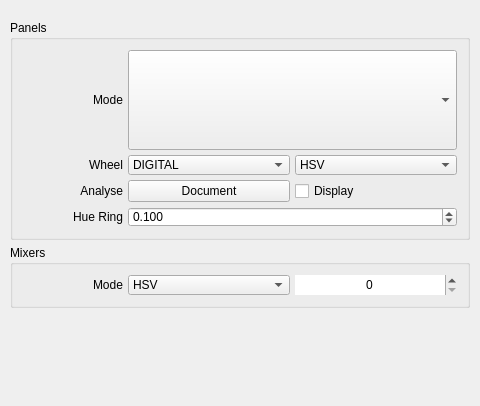
            <widget class="QWidget" name="scroll_area_contents_option">
             <property name="geometry">
              <rect>
               <x>0</x>
               <y>0</y>
               <width>480</width>
               <height>406</height>
              </rect>
             </property>
             <layout class="QVBoxLayout" name="scroll_area_contents_option_layout">
              <property name="spacing">
               <number>5</number>
              </property>
              <property name="leftMargin">
               <number>10</number>
              </property>
              <property name="topMargin">
               <number>20</number>
              </property>
              <property name="rightMargin">
               <number>10</number>
              </property>
              <property name="bottomMargin">
               <number>10</number>
              </property>
              <item>
               <widget class="QGroupBox" name="group_panels">
                <property name="sizePolicy">
                 <sizepolicy hsizetype="Ignored" vsizetype="Fixed">
                  <horstretch>0</horstretch>
                  <verstretch>0</verstretch>
                 </sizepolicy>
                </property>
                <property name="focusPolicy">
                 <enum>Qt::NoFocus</enum>
                </property>
                <property name="title">
                 <string>Panels</string>
                </property>
                <layout class="QGridLayout" name="group_panels_layout">
                 <property name="leftMargin">
                  <number>10</number>
                 </property>
                 <property name="topMargin">
                  <number>10</number>
                 </property>
                 <property name="rightMargin">
                  <number>10</number>
                 </property>
                 <property name="bottomMargin">
                  <number>10</number>
                 </property>
                 <property name="spacing">
                  <number>5</number>
                 </property>
                 <item row="1" column="0">
                  <widget class="QLabel" name="wheel_label">
                   <property name="sizePolicy">
                    <sizepolicy hsizetype="Preferred" vsizetype="Fixed">
                     <horstretch>0</horstretch>
                     <verstretch>0</verstretch>
                    </sizepolicy>
                   </property>
                   <property name="minimumSize">
                    <size>
                     <width>100</width>
                     <height>0</height>
                    </size>
                   </property>
                   <property name="maximumSize">
                    <size>
                     <width>100</width>
                     <height>20</height>
                    </size>
                   </property>
                   <property name="text">
                    <string>Wheel</string>
                   </property>
                   <property name="alignment">
                    <set>Qt::AlignRight|Qt::AlignTrailing|Qt::AlignVCenter</set>
                   </property>
                  </widget>
                 </item>
                 <item row="1" column="1">
                  <widget class="QComboBox" name="wheel_mode">
                   <property name="sizePolicy">
                    <sizepolicy hsizetype="Ignored" vsizetype="Fixed">
                     <horstretch>0</horstretch>
                     <verstretch>0</verstretch>
                    </sizepolicy>
                   </property>
                   <property name="maximumSize">
                    <size>
                     <width>16777215</width>
                     <height>20</height>
                    </size>
                   </property>
                   <item>
                    <property name="text">
                     <string>DIGITAL</string>
                    </property>
                   </item>
                   <item>
                    <property name="text">
                     <string>ANALOG</string>
                    </property>
                   </item>
                  </widget>
                 </item>
                 <item row="1" column="2">
                  <widget class="QComboBox" name="wheel_space">
                   <property name="sizePolicy">
                    <sizepolicy hsizetype="Ignored" vsizetype="Fixed">
                     <horstretch>0</horstretch>
                     <verstretch>0</verstretch>
                    </sizepolicy>
                   </property>
                   <property name="maximumSize">
                    <size>
                     <width>16777215</width>
                     <height>20</height>
                    </size>
                   </property>
                   <item>
                    <property name="text">
                     <string>HSV</string>
                    </property>
                   </item>
                   <item>
                    <property name="text">
                     <string>HSL</string>
                    </property>
                   </item>
                   <item>
                    <property name="text">
                     <string>HCY</string>
                    </property>
                   </item>
                   <item>
                    <property name="text">
                     <string>ARD</string>
                    </property>
                   </item>
                  </widget>
                 </item>
                 <item row="0" column="1" colspan="2">
                  <widget class="QComboBox" name="panel_index">
                   <property name="sizePolicy">
                    <sizepolicy hsizetype="Ignored" vsizetype="Fixed">
                     <horstretch>0</horstretch>
                     <verstretch>0</verstretch>
                    </sizepolicy>
                   </property>
                   <property name="minimumSize">
                    <size>
                     <width>0</width>
                     <height>100</height>
                    </size>
                   </property>
                   <property name="maximumSize">
                    <size>
                     <width>16777215</width>
                     <height>100</height>
                    </size>
                   </property>
                   <property name="focusPolicy">
                    <enum>Qt::WheelFocus</enum>
                   </property>
                   <property name="iconSize">
                    <size>
                     <width>80</width>
                     <height>80</height>
                    </size>
                   </property>
                  </widget>
                 </item>
                 <item row="0" column="0">
                  <widget class="QLabel" name="panel_index_label">
                   <property name="sizePolicy">
                    <sizepolicy hsizetype="Preferred" vsizetype="Fixed">
                     <horstretch>0</horstretch>
                     <verstretch>0</verstretch>
                    </sizepolicy>
                   </property>
                   <property name="minimumSize">
                    <size>
                     <width>100</width>
                     <height>20</height>
                    </size>
                   </property>
                   <property name="maximumSize">
                    <size>
                     <width>100</width>
                     <height>20</height>
                    </size>
                   </property>
                   <property name="focusPolicy">
                    <enum>Qt::NoFocus</enum>
                   </property>
                   <property name="text">
                    <string>Mode</string>
                   </property>
                   <property name="alignment">
                    <set>Qt::AlignRight|Qt::AlignTrailing|Qt::AlignVCenter</set>
                   </property>
                  </widget>
                 </item>
                 <item row="2" column="0">
                  <widget class="QLabel" name="analyse_label">
                   <property name="sizePolicy">
                    <sizepolicy hsizetype="Preferred" vsizetype="Fixed">
                     <horstretch>0</horstretch>
                     <verstretch>0</verstretch>
                    </sizepolicy>
                   </property>
                   <property name="minimumSize">
                    <size>
                     <width>100</width>
                     <height>0</height>
                    </size>
                   </property>
                   <property name="maximumSize">
                    <size>
                     <width>100</width>
                     <height>20</height>
                    </size>
                   </property>
                   <property name="text">
                    <string>Analyse</string>
                   </property>
                   <property name="alignment">
                    <set>Qt::AlignRight|Qt::AlignTrailing|Qt::AlignVCenter</set>
                   </property>
                  </widget>
                 </item>
                 <item row="2" column="2">
                  <widget class="QCheckBox" name="analyse_display">
                   <property name="sizePolicy">
                    <sizepolicy hsizetype="Ignored" vsizetype="Fixed">
                     <horstretch>0</horstretch>
                     <verstretch>0</verstretch>
                    </sizepolicy>
                   </property>
                   <property name="maximumSize">
                    <size>
                     <width>16777215</width>
                     <height>20</height>
                    </size>
                   </property>
                   <property name="focusPolicy">
                    <enum>Qt::NoFocus</enum>
                   </property>
                   <property name="text">
                    <string>Display</string>
                   </property>
                  </widget>
                 </item>
                 <item row="2" column="1">
                  <widget class="QPushButton" name="analyse_document">
                   <property name="focusPolicy">
                    <enum>Qt::NoFocus</enum>
                   </property>
                   <property name="text">
                    <string>Document</string>
                   </property>
                  </widget>
                 </item>
                 <item row="3" column="0">
                  <widget class="QLabel" name="hue_ring_width_label">
                   <property name="sizePolicy">
                    <sizepolicy hsizetype="Preferred" vsizetype="Fixed">
                     <horstretch>0</horstretch>
                     <verstretch>0</verstretch>
                    </sizepolicy>
                   </property>
                   <property name="minimumSize">
                    <size>
                     <width>100</width>
                     <height>0</height>
                    </size>
                   </property>
                   <property name="maximumSize">
                    <size>
                     <width>100</width>
                     <height>20</height>
                    </size>
                   </property>
                   <property name="text">
                    <string>Hue Ring</string>
                   </property>
                   <property name="alignment">
                    <set>Qt::AlignRight|Qt::AlignTrailing|Qt::AlignVCenter</set>
                   </property>
                  </widget>
                 </item>
                 <item row="3" column="1" colspan="2">
                  <widget class="QDoubleSpinBox" name="hue_ring_width">
                   <property name="sizePolicy">
                    <sizepolicy hsizetype="Ignored" vsizetype="Fixed">
                     <horstretch>0</horstretch>
                     <verstretch>0</verstretch>
                    </sizepolicy>
                   </property>
                   <property name="maximumSize">
                    <size>
                     <width>16777215</width>
                     <height>20</height>
                    </size>
                   </property>
                   <property name="focusPolicy">
                    <enum>Qt::WheelFocus</enum>
                   </property>
                   <property name="minimum">
                    <double>0.025000000000000</double>
                   </property>
                   <property name="maximum">
                    <double>0.200000000000000</double>
                   </property>
                   <property name="singleStep">
                    <double>0.005000000000000</double>
                   </property>
                   <property name="value">
                    <double>0.100000000000000</double>
                   </property>
                   <property name="decimals">
                    <number>3</number>
                   </property>
                  </widget>
                 </item>
                </layout>
               </widget>
              </item>
              <item>
               <widget class="QGroupBox" name="group_mixers">
                <property name="title">
                 <string>Mixers</string>
                </property>
                <layout class="QGridLayout" name="group_mixers_layout">
                 <property name="leftMargin">
                  <number>10</number>
                 </property>
                 <property name="topMargin">
                  <number>10</number>
                 </property>
                 <property name="rightMargin">
                  <number>10</number>
                 </property>
                 <property name="bottomMargin">
                  <number>10</number>
                 </property>
                 <property name="spacing">
                  <number>5</number>
                 </property>
                 <item row="0" column="0">
                  <widget class="QLabel" name="mixer_label">
                   <property name="sizePolicy">
                    <sizepolicy hsizetype="Preferred" vsizetype="Fixed">
                     <horstretch>0</horstretch>
                     <verstretch>0</verstretch>
                    </sizepolicy>
                   </property>
                   <property name="minimumSize">
                    <size>
                     <width>100</width>
                     <height>0</height>
                    </size>
                   </property>
                   <property name="maximumSize">
                    <size>
                     <width>100</width>
                     <height>20</height>
                    </size>
                   </property>
                   <property name="text">
                    <string>Mode</string>
                   </property>
                   <property name="alignment">
                    <set>Qt::AlignRight|Qt::AlignTrailing|Qt::AlignVCenter</set>
                   </property>
                  </widget>
                 </item>
                 <item row="0" column="1">
                  <widget class="QComboBox" name="mixer_space">
                   <property name="sizePolicy">
                    <sizepolicy hsizetype="Ignored" vsizetype="Fixed">
                     <horstretch>0</horstretch>
                     <verstretch>0</verstretch>
                    </sizepolicy>
                   </property>
                   <property name="maximumSize">
                    <size>
                     <width>16777215</width>
                     <height>20</height>
                    </size>
                   </property>
                   <property name="currentIndex">
                    <number>5</number>
                   </property>
                   <item>
                    <property name="text">
                     <string>A</string>
                    </property>
                   </item>
                   <item>
                    <property name="text">
                     <string>RGB</string>
                    </property>
                   </item>
                   <item>
                    <property name="text">
                     <string>CMYK</string>
                    </property>
                   </item>
                   <item>
                    <property name="text">
                     <string>RYB</string>
                    </property>
                   </item>
                   <item>
                    <property name="text">
                     <string>YUV</string>
                    </property>
                   </item>
                   <item>
                    <property name="text">
                     <string>HSV</string>
                    </property>
                   </item>
                   <item>
                    <property name="text">
                     <string>HSL</string>
                    </property>
                   </item>
                   <item>
                    <property name="text">
                     <string>HCY</string>
                    </property>
                   </item>
                   <item>
                    <property name="text">
                     <string>ARD</string>
                    </property>
                   </item>
                   <item>
                    <property name="text">
                     <string>XYZ</string>
                    </property>
                   </item>
                   <item>
                    <property name="text">
                     <string>XYY</string>
                    </property>
                   </item>
                   <item>
                    <property name="text">
                     <string>LAB</string>
                    </property>
                   </item>
                   <item>
                    <property name="text">
                     <string>LCH</string>
                    </property>
                   </item>
                  </widget>
                 </item>
                 <item row="0" column="2">
                  <widget class="QSpinBox" name="mixer_count">
                   <property name="sizePolicy">
                    <sizepolicy hsizetype="Ignored" vsizetype="Fixed">
                     <horstretch>0</horstretch>
                     <verstretch>0</verstretch>
                    </sizepolicy>
                   </property>
                   <property name="maximumSize">
                    <size>
                     <width>16777215</width>
                     <height>20</height>
                    </size>
                   </property>
                   <property name="focusPolicy">
                    <enum>Qt::WheelFocus</enum>
                   </property>
                   <property name="frame">
                    <bool>false</bool>
                   </property>
                   <property name="alignment">
                    <set>Qt::AlignCenter</set>
                   </property>
                   <property name="minimum">
                    <number>0</number>
                   </property>
                   <property name="maximum">
                    <number>50</number>
                   </property>
                   <property name="value">
                    <number>0</number>
                   </property>
                  </widget>
                 </item>
                </layout>
               </widget>
              </item>
              <item>
               <spacer name="vertical_spacer_option">
                <property name="focusPolicy">
                 <enum>Qt::NoFocus</enum>
                </property>
                <property name="orientation">
                 <enum>Qt::Vertical</enum>
                </property>
                <property name="sizeType">
                 <enum>QSizePolicy::Expanding</enum>
                </property>
                <property name="sizeHint" stdset="0">
                 <size>
                  <width>0</width>
                  <height>0</height>
                 </size>
                </property>
               </spacer>
              </item>
             </layout>
            </widget>
